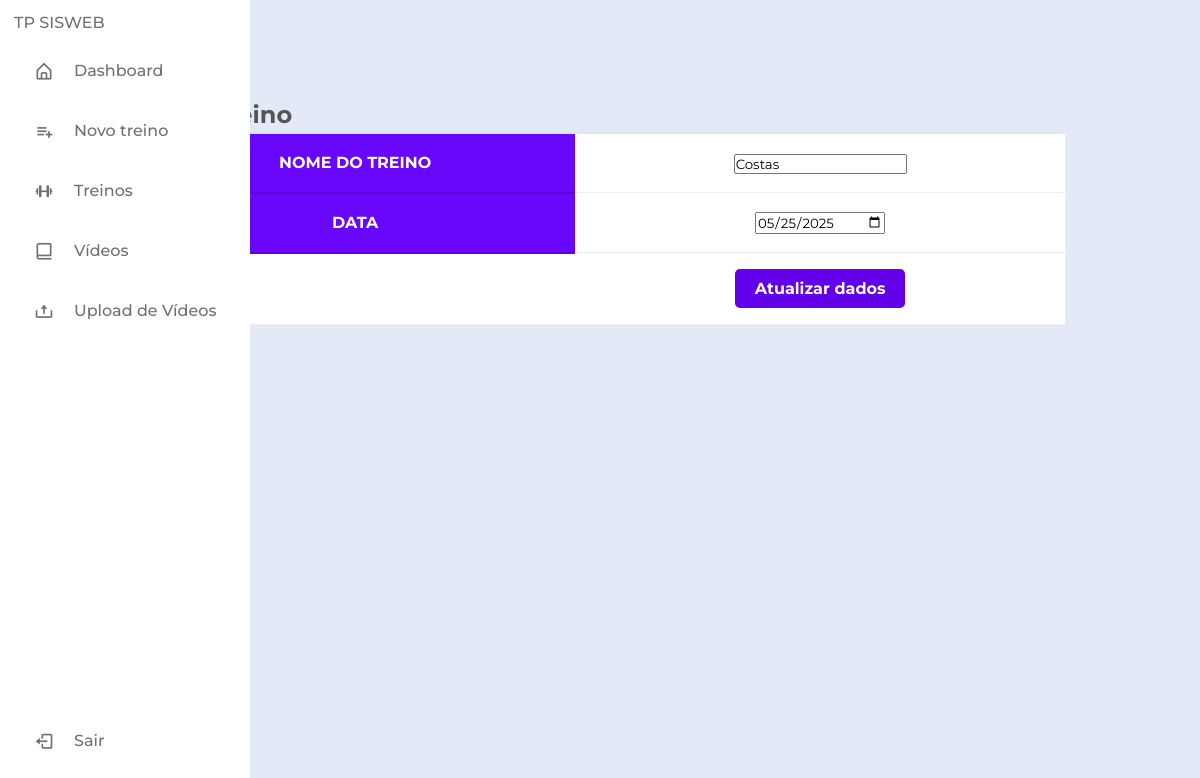
The page /atualizarTreino/8 (signed in) on the database as committed earlier.
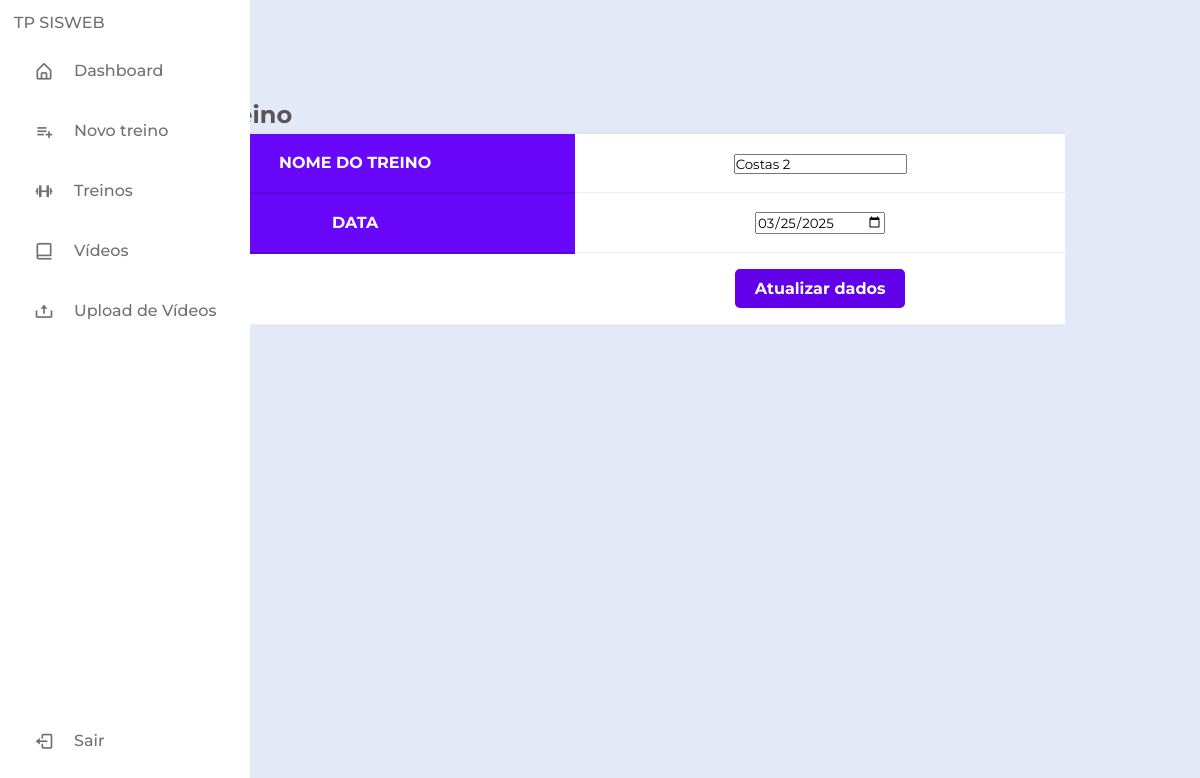
The same page on the database as committed later.
### classes.py (models this page shows, shortened)
class Treino(db.Model):
    __tablename__ = 'treino'
    _id = db.Column(db.Integer, primary_key=True, autoincrement=True)
    nome = db.Column(db.String)
    data = db.Column(db.Date)
    conta_id = mapped_column(ForeignKey("conta.id"))
    conta = relationship("Conta", back_populates="treino")
    atividade = relationship("Atividade", back_populates="treino")

### app.py (the view, shortened to what this page needs)
@app.route("/atualizarTreino/<int:id>", methods=['GET','POST'])
@login_required
def atualizarTreino(id):
    treino  = Treino.query.filter_by(_id=id).first()
    return render_template("treino/atualizarTreino.html",treino=treino)

### classes.py (called while the page is built)
@login_manager.user_loader
def load_user(user):
    return Conta.query.get(int(user))

### templates/treino/atualizarTreino.html (shortened to what this page needs)
<!DOCTYPE html>
<html lang="en">
<head>
    <link rel="stylesheet" href="https://cdnjs.cloudflare.com/ajax/libs/font-awesome/6.7.2/css/all.min.css">
    <link rel="stylesheet"  href="{{ url_for('static', filename='styleTab.css')}}">
</head>
<div>
    {% include 'sidebar.html' %}
</div>
<body>
    <form action="" method="POST">
        <section class="ftco-section">
            <div class="container">
                <div class="row">
                    <div class="col-md-12">
                        <div class="table-wrap">
                            <h1>Editar treino</h1>
                            <table class="table">
                            <thead class="thead-primary">
                              <tr>
                                <th>Nome do treino</th>
                                <td scope="row" class="scope" ><input type="text" name="nome" value="{{treino.nome}}"></td>
                              </tr>
                              <tr>
                                <th>Data</th>
                                <td scope="row" class="scope"><input type="date" name="data" value="{{treino.data}}"></td>
                              </tr>
                            </thead>
                            <tbody>
                                <tr>
                                    <td></td>
                                    <td><input type="submit" value="Atualizar dados"></a></td>
                                </tr>
                            </tbody>
                          </table>
                        </div>
                    </div>
                </div>
            </div>
        </section>
    </form>
</body>
</html>

Rows that differ between the two databases and show on the page:
changed Treino: nome "Costas" → "Costas 2"; data "05/25/2025" → "03/25/2025"
